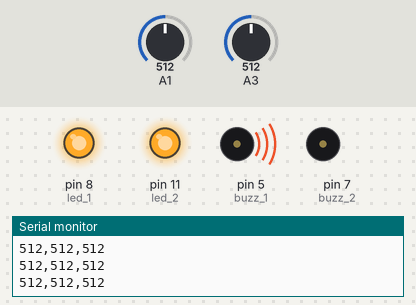
The sketch below on a simulated Arduino Uno, built with avr-gcc and run on an emulated ATmega328P. On the bench: output pins drawn as LEDs (lit = HIGH), buzzer (waves = sounding, pin HIGH), the last lines printed to the serial monitor. The inputs (shaded band) are chosen by the test bench; at power-on: A1 = 512, A3 = 512.

Above: at 1.2 s.
1.3 s: A1 set to 159
2.8 s: A1 set to 144
At 3.8 s:
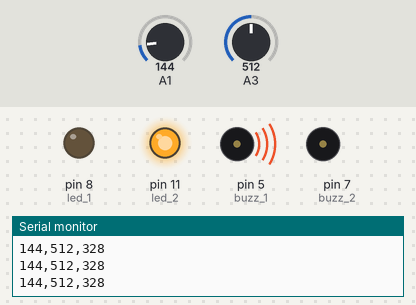
4.3 s: A3 set to 140
At 5.3 s:
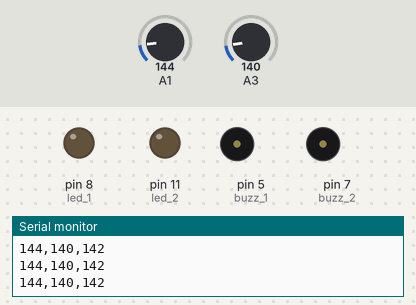
5.9 s: A1 set to 160
At 6.7 s:
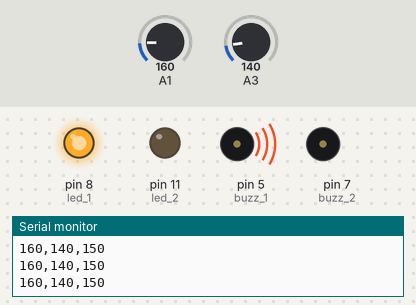
7.5 s: A1 set to 140
At 8.1 s:
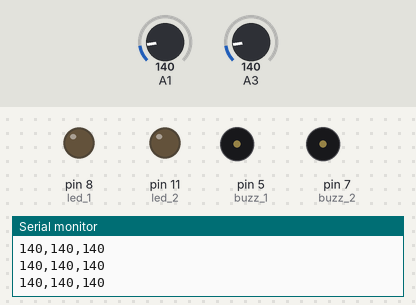
9.1 s: A1 set to 306
At 9.5 s:
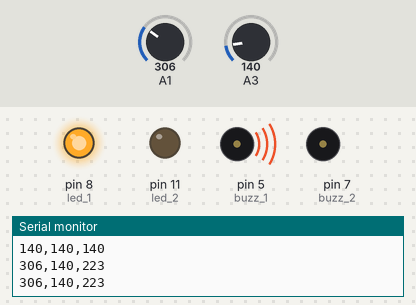
Timing chart, 0 to 11.7 s (numbered marks = the images above; inputs shaded):
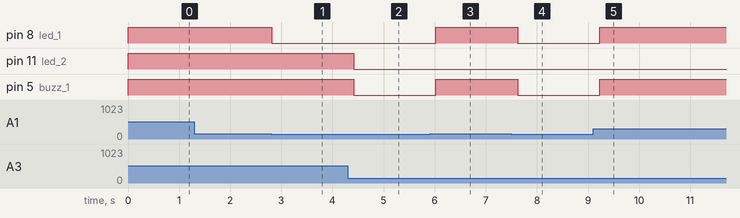

Measured:
- the behaviour switches between 151 and 150 on A1 (found by bisection; images 0 and 1)
- after the input at 2.8 s, pin 8 (led_1): HIGH → LOW at once
- after the input at 4.3 s, pin 11 (led_2), pin 5 (buzz_1): HIGH → LOW after 0.12 s
- after the input at 5.9 s, pin 8 (led_1), pin 5 (buzz_1): LOW → HIGH after 0.12 s
- after the input at 7.5 s, pin 8 (led_1), pin 5 (buzz_1): HIGH → LOW after 0.13 s
- after the input at 9.1 s, pin 8 (led_1), pin 5 (buzz_1): LOW → HIGH after 0.13 s

The sketch:

smoke_detector.ino
```cpp
int sensorValue_1,sensorValue_2;
const int led_1 = 8, led_2 = 11, buzz_1 = 5, buzz_2 = 7;

void setup(){
Serial.begin(9600);
pinMode(led_1,OUTPUT);
pinMode(led_2,OUTPUT);
pinMode(buzz_1,OUTPUT);
pinMode(buzz_2,OUTPUT);
}


void loop(){
sensorValue_1 = analogRead(1);
sensorValue_2 = analogRead(3);

if (sensorValue_1 > 150){
  digitalWrite(led_1, HIGH);
  digitalWrite(buzz_1,HIGH);
}
else {
  digitalWrite(led_1,LOW);
}
if (sensorValue_2 > 150){
  digitalWrite(led_2, HIGH);
  digitalWrite(buzz_1,HIGH);
}
else {
  digitalWrite(led_2,LOW);
}

if ((sensorValue_1 < 150) && (sensorValue_2 < 150)){
  digitalWrite(buzz_1,LOW);
}

Serial.println(String(sensorValue_1) + "," + String(sensorValue_2) + "," + String((sensorValue_1 + sensorValue_2)/2));
delay(200);
}
```
